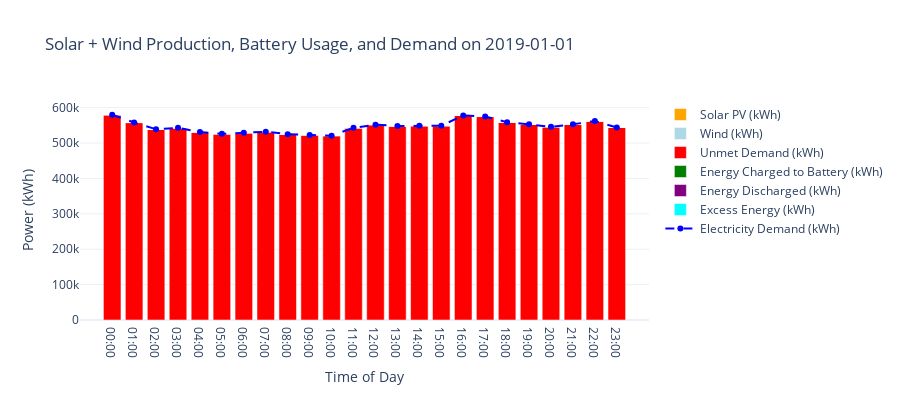

Write notebook code for a chart like this one.
### Code cell
# main.ipynb
# ============================
# Solar + Wind Energy Consumption and Production Analysis for Grenoble City
# ============================
#
# Author: Arbaz KHALID & Tshephang Komana
# Date: 2024-12-28
#
# Description:
# This notebook performs a comprehensive analysis of solar and wind energy
# consumption and production for the entire city of Grenoble for the year 2019.
# Users can adjust the number of PV panels, wind turbines, and batteries, as well as
# select specific dates to visualize metrics such as unmet demand, excess energy,
# and battery SOC evolution.
#
# --------------------------------
# 1. Environment Setup
# --------------------------------
import os
import sys
import logging

import pandas as pd
import numpy as np
import plotly.graph_objects as go
import ipywidgets as widgets
from IPython.display import display, clear_output, HTML

# Import the custom analysis script
import solar_analysis_script as sas

# (Optional) Add custom CSS to prevent label truncation (like in the weekly code)
HTML('''
<style>
    .widget-label {
        min-width: 200px !important;
        white-space: nowrap !important;
        overflow: visible !important;
        text-overflow: unset !important;
    }
</style>
''')

# --------------------------------
# 2. Configuration and File Paths
# --------------------------------
# Paths to data files
CONSUMPTION_FILE = 'Grenoble_city_load_1.csv'
PV_FILE = 'One_PV_Panel_Production.csv'
WIND_FILE = 'wind_production_for_one_turbine.csv'  

# Date ranges for the year 2019
CONSUMPTION_START_DATE = '2019-01-01 00:00:00'
CONSUMPTION_END_DATE   = '2019-12-31 23:59:59'

# Initial values & parameters from the script
INITIAL_NUM_PANELS   = sas.INITIAL_NUM_PANELS
INITIAL_NUM_BATTERIES = 500       # Adjust as needed
INITIAL_NUM_TURBINES = sas.INITIAL_NUM_TURBINES  

# --------------------------------
# 3. Load and Merge Data
# --------------------------------
print("Loading and preprocessing consumption data...")
try:
    city_consumption = sas.load_city_consumption(
        consumption_file_path=CONSUMPTION_FILE,
        consumption_sep=';',
        consumption_date_col='Date',
        consumption_time_col='Heures',
        consumption_value_col='Consommation(MWh)'
    )
    print("Consumption Data (head):")
    print(city_consumption.head())
except Exception as err:
    print(f"Failed to load consumption data: {err}")
    raise

print("\nLoading and preprocessing PV production data...")
try:
    city_pv_production = sas.load_city_pv_production(
        pv_file_path=PV_FILE,
        consumption_start_date=CONSUMPTION_START_DATE,
        consumption_end_date=CONSUMPTION_END_DATE,
        sep=',',
        time_start_col='time',
        time_end_col='local_time',
        electricity_col='electricity'
    )
    print("PV Production Data (head):")
    print(city_pv_production.head())
except Exception as err:
    print(f"Failed to load PV production data: {err}")
    raise

print("\nLoading and preprocessing Wind production data...")
try:
    city_wind_production = sas.load_city_wind_production(
        wind_file_path=WIND_FILE,
        consumption_start_date=CONSUMPTION_START_DATE,
        consumption_end_date=CONSUMPTION_END_DATE,
        sep=',',
        time_start_col='time',
        time_end_col='local_time',
        electricity_col='wind_electricity'
    )
    print("Wind Production Data (head):")
    print(city_wind_production.head())
except Exception as err:
    print(f"Failed to load wind production data: {err}")
    raise

print("\nMerging consumption, PV, and wind production data...")
try:
    # Merge all three data sources into one DataFrame
    city_merged_data = sas.merge_city_data(
        consumption=city_consumption,
        pv_production=city_pv_production,
        wind_production=city_wind_production,
        num_panels=INITIAL_NUM_PANELS,
        num_turbines=INITIAL_NUM_TURBINES
    )
    print("Merged Data (head):")
    print(city_merged_data.head())
except Exception as err:
    print(f"Failed to merge data: {err}")
    raise

# --------------------------------
# 4. Create Interactive Widgets with Updated Slider Style
# --------------------------------
slider_style = {'description_width': '150px'}
slider_layout = widgets.Layout(
    width='100%',
    min_width='400px',
    margin='0 0 0 0px'
)

num_panels_slider = widgets.IntSlider(
    value=INITIAL_NUM_PANELS,
    min=0,
    max=1e7,
    step=1e3,
    description='Number of PV Panels:',
    continuous_update=False,
    style=slider_style,
    layout=slider_layout
)

num_turbines_slider = widgets.IntSlider(
    value=INITIAL_NUM_TURBINES,
    min=0,
    max=1000,
    step=10,
    description='Number of Wind Turbines:',
    continuous_update=False,
    style=slider_style,
    layout=slider_layout
)

num_batteries_slider = widgets.IntSlider(
    value=INITIAL_NUM_BATTERIES,
    min=0,
    max=1e4,
    step=100,
    description='Number of Battery Units:',
    continuous_update=False,
    style=slider_style,
    layout=slider_layout
)

month_dropdown = widgets.Dropdown(
    options=[(pd.to_datetime(str(month), format='%m').strftime('%B'), month)
             for month in range(1, 13)],
    value=1,
    description='Month:',
    style={'description_width': '100px'},
    layout=widgets.Layout(width='400px')
)

date_dropdown = widgets.Dropdown(
    options=[],
    value=None,
    description='Date:',
    style={'description_width': '140px'},
    layout=widgets.Layout(width='500px')
)

message_output = widgets.Output()
plot_output = widgets.Output()

controls_box = widgets.VBox([
    widgets.VBox([
        num_panels_slider,
        num_turbines_slider,
        num_batteries_slider
    ], layout=widgets.Layout(
        justify_content='space-around',
        width='100%',
        padding='1px 2px'
    )),
    widgets.HBox([month_dropdown, date_dropdown],
                 layout=widgets.Layout(
                     justify_content='space-around',
                     width='100%',
                     padding='1px 2px'
                 ))
], layout=widgets.Layout(
    width='50%',
    padding='10px 0',
    border='1px solid #e0e0e0',
    margin='0px 0'
))

display(controls_box, plot_output)

# --------------------------------
# 5. Update Date Dropdown Dynamically Based on Selected Month
# --------------------------------
def populate_date_dropdown(change):
    """
    Based on the selected month, populate the date dropdown
    with the available dates from the merged dataset.
    """
    selected_month = change['new']
    month_filtered = city_merged_data[city_merged_data.index.month == selected_month]
    dates_in_month = month_filtered.index.normalize().unique()
    date_options = [date.strftime('%Y-%m-%d') for date in dates_in_month]
    
    with message_output:
        message_output.clear_output()
        if date_options:
            date_dropdown.options = date_options
            date_dropdown.value = date_options[0]
            print(f"Available dates in {pd.to_datetime(str(selected_month), format='%m').strftime('%B')}:")
            print(date_options)
        else:
            date_dropdown.options = []
            date_dropdown.value = None
            print(f"No data available for {pd.to_datetime(str(selected_month), format='%m').strftime('%B')}.")

month_dropdown.observe(populate_date_dropdown, names='value')
populate_date_dropdown({'new': month_dropdown.value})

# --------------------------------
# 6. Plot Handler Function
# --------------------------------
def graph_handler(num_panels, num_turbines, num_batteries, selected_date):
    """
    Handler function to clear outputs, call update_graph, and display the results.
    """
    with plot_output:
        plot_output.clear_output()
        if not selected_date:
            with message_output:
                message_output.clear_output()
                print("[Error] No date selected. Please select a valid date.")
            return
        
        # Generate the figure and SOC message from the analysis script
        fig, soc_message = sas.update_graph(
            num_panels=num_panels,
            num_turbines=num_turbines,
            num_batteries=num_batteries,
            selected_date=selected_date,
            city_merged_data=city_merged_data,
            soc_tracker=sas.soc_tracker,
            initial_num_panels=sas.INITIAL_NUM_PANELS,
            initial_num_turbines=sas.INITIAL_NUM_TURBINES,
            initial_soc=sas.INITIAL_SOC,
            battery_capacity_per_unit=sas.BATTERY_CAPACITY_PER_UNIT,
            converter_efficiency=sas.CONVERTER_EFFICIENCY
        )
        
        # Display the Plotly figure (if available)
        if fig:
            fig.show()
        else:
            print("No figure to display.")
    
    # Display SOC message in the message output area
    with message_output:
        message_output.clear_output()
        if soc_message:
            print(soc_message)

# --------------------------------
# 7. Connect the Widgets to the Plotting Function
# --------------------------------
interactive_out = widgets.interactive_output(
    graph_handler,
    {
        'num_panels': num_panels_slider,
        'num_turbines': num_turbines_slider,
        'num_batteries': num_batteries_slider,
        'selected_date': date_dropdown
    }
)

display(interactive_out)

### Figure 1 — Plotly figure (JSON) as saved in the notebook; plotly's stock layout.template omitted (floating-point values rounded to 4 significant figures)
{"data": [{"marker": {"color": "orange"}, "name": "Solar PV (kWh)", "type": "bar", "x": ["00:00", "01:00", "02:00", "03:00", "04:00", "05:00", "06:00", "07:00", "08:00", "09:00", "10:00", "11:00", "12:00", "13:00", "14:00", "15:00", "16:00", "17:00", "18:00", "19:00", "20:00", "21:00", "22:00", "23:00"], "y": [0.0, 0.0, 0.0, 0.0, 0.0, 0.0, 0.0, 0.0, 0.0, 0.0, 0.0, 0.0, 0.0, 0.0, 0.0, 0.0, 0.0, 0.0, 0.0, 0.0, 0.0, 0.0, 0.0, 0.0]}, {"marker": {"color": "lightblue"}, "name": "Wind (kWh)", "type": "bar", "x": ["00:00", "01:00", "02:00", "03:00", "04:00", "05:00", "06:00", "07:00", "08:00", "09:00", "10:00", "11:00", "12:00", "13:00", "14:00", "15:00", "16:00", "17:00", "18:00", "19:00", "20:00", "21:00", "22:00", "23:00"], "y": [0.0, 0.0, 0.0, 0.0, 0.0, 0.0, 0.0, 0.0, 0.0, 0.0, 0.0, 0.0, 0.0, 0.0, 0.0, 0.0, 0.0, 0.0, 0.0, 0.0, 0.0, 0.0, 0.0, 0.0]}, {"marker": {"color": "red"}, "name": "Unmet Demand (kWh)", "type": "bar", "x": ["00:00", "01:00", "02:00", "03:00", "04:00", "05:00", "06:00", "07:00", "08:00", "09:00", "10:00", "11:00", "12:00", "13:00", "14:00", "15:00", "16:00", "17:00", "18:00", "19:00", "20:00", "21:00", "22:00", "23:00"], "y": [580000, 558000, 539000, 543000, 531000, 526000, 529000, 532000, 525000, 523000, 521000, 543000, 552000, 548000, 549000, 549000, 578000, 575000, 559000, 553000, 546000, 553000, 562000, 544000]}, {"marker": {"color": "green"}, "name": "Energy Charged to Battery (kWh)", "type": "bar", "x": ["00:00", "01:00", "02:00", "03:00", "04:00", "05:00", "06:00", "07:00", "08:00", "09:00", "10:00", "11:00", "12:00", "13:00", "14:00", "15:00", "16:00", "17:00", "18:00", "19:00", "20:00", "21:00", "22:00", "23:00"], "y": [0, 0, 0, 0, 0, 0, 0, 0, 0, 0, 0, 0, 0, 0, 0, 0, 0, 0, 0, 0, 0, 0, 0, 0]}, {"marker": {"color": "purple"}, "name": "Energy Discharged (kWh)", "type": "bar", "x": ["00:00", "01:00", "02:00", "03:00", "04:00", "05:00", "06:00", "07:00", "08:00", "09:00", "10:00", "11:00", "12:00", "13:00", "14:00", "15:00", "16:00", "17:00", "18:00", "19:00", "20:00", "21:00", "22:00", "23:00"], "y": [0, 0, 0, 0, 0, 0, 0, 0, 0, 0, 0, 0, 0, 0, 0, 0, 0, 0, 0, 0, 0, 0, 0, 0]}, {"marker": {"color": "cyan"}, "name": "Excess Energy (kWh)", "type": "bar", "x": ["00:00", "01:00", "02:00", "03:00", "04:00", "05:00", "06:00", "07:00", "08:00", "09:00", "10:00", "11:00", "12:00", "13:00", "14:00", "15:00", "16:00", "17:00", "18:00", "19:00", "20:00", "21:00", "22:00", "23:00"], "y": [0, 0, 0, 0, 0, 0, 0, 0, 0, 0, 0, 0, 0, 0, 0, 0, 0, 0, 0, 0, 0, 0, 0, 0]}, {"line": {"color": "blue", "dash": "dash"}, "mode": "lines+markers", "name": "Electricity Demand (kWh)", "type": "scatter", "x": ["00:00", "01:00", "02:00", "03:00", "04:00", "05:00", "06:00", "07:00", "08:00", "09:00", "10:00", "11:00", "12:00", "13:00", "14:00", "15:00", "16:00", "17:00", "18:00", "19:00", "20:00", "21:00", "22:00", "23:00"], "y": [580000.0, 558000.0, 539000.0, 543000.0, 531000.0, 526000.0, 529000.0, 532000.0, 525000.0, 523000.0, 521000.0, 543000.0, 552000.0, 548000.0, 549000.0, 549000.0, 578000.0, 575000.0, 559000.0, 553000.0, 546000.0, 553000.0, 562000.0, 544000.0]}], "layout": {"barmode": "relative", "height": 400, "title": {"text": "Solar + Wind Production, Battery Usage, and Demand on 2019-01-01"}, "xaxis": {"title": {"text": "Time of Day"}}, "yaxis": {"title": {"text": "Power (kWh)"}}}}
